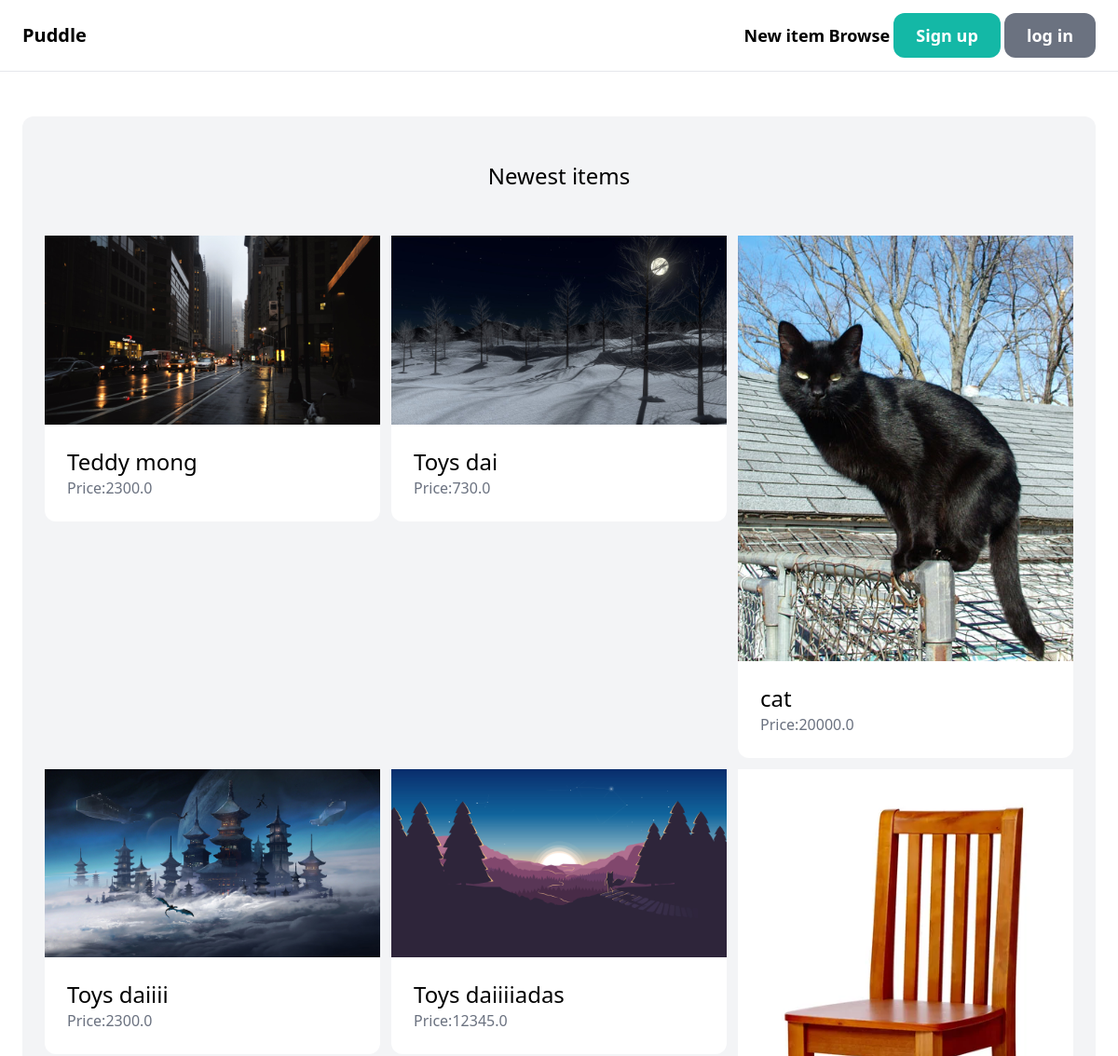
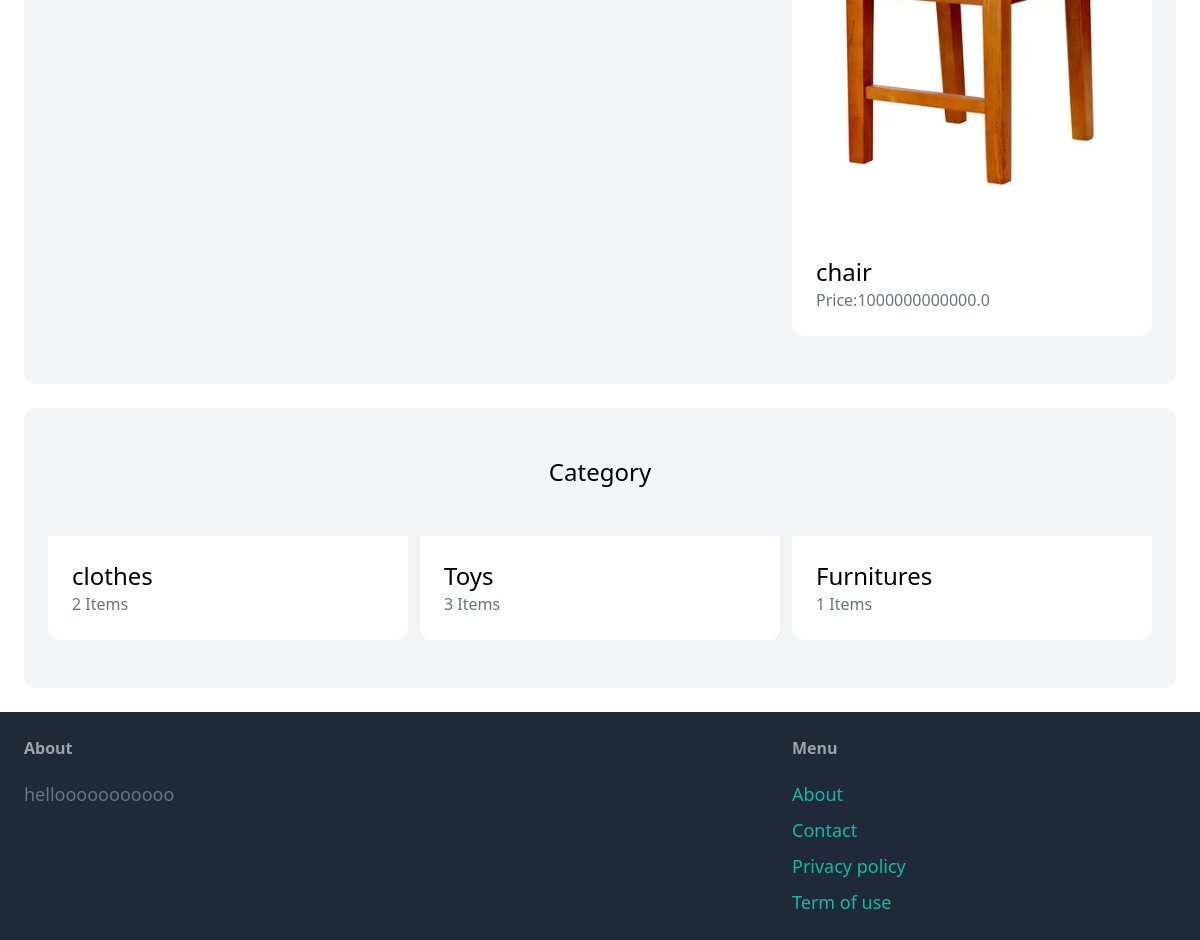
The app's page /, older data (2 pictures, top to bottom).
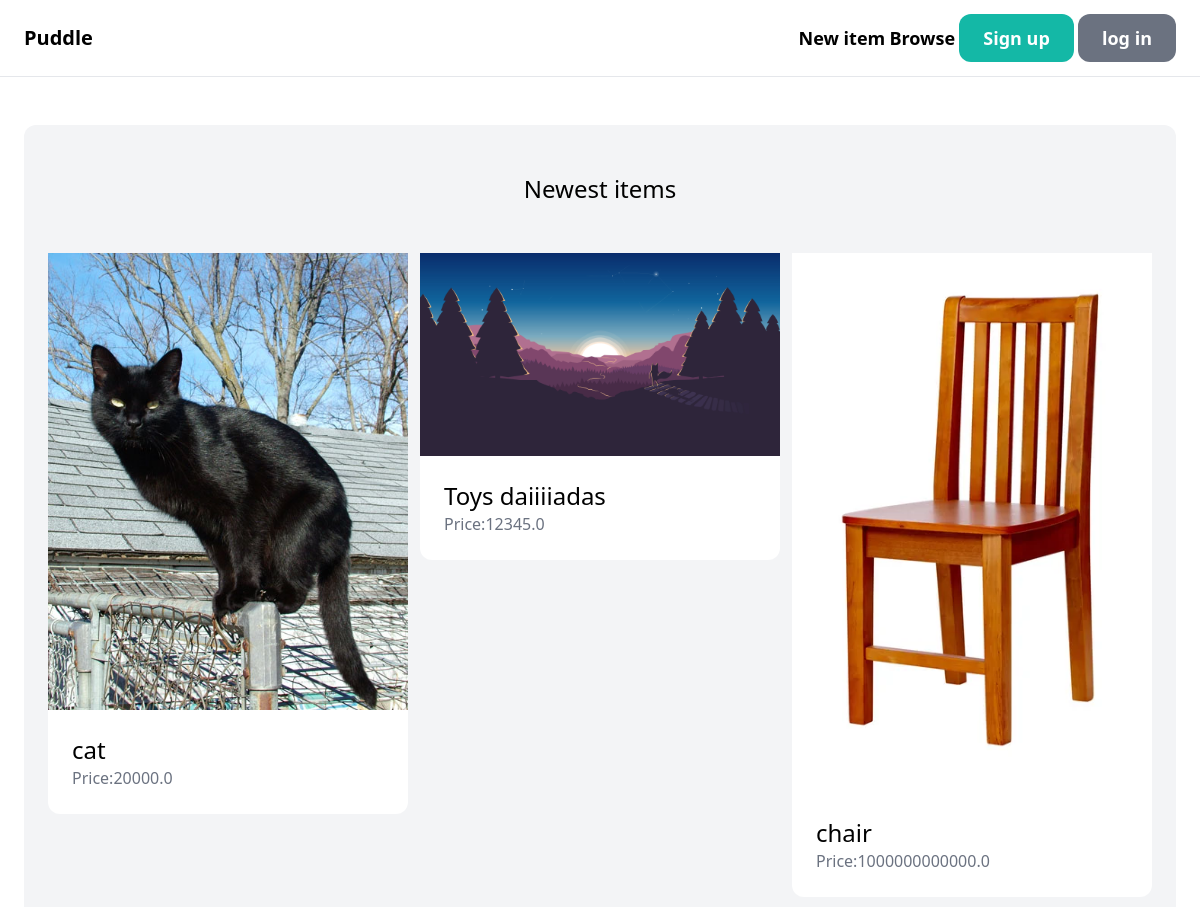
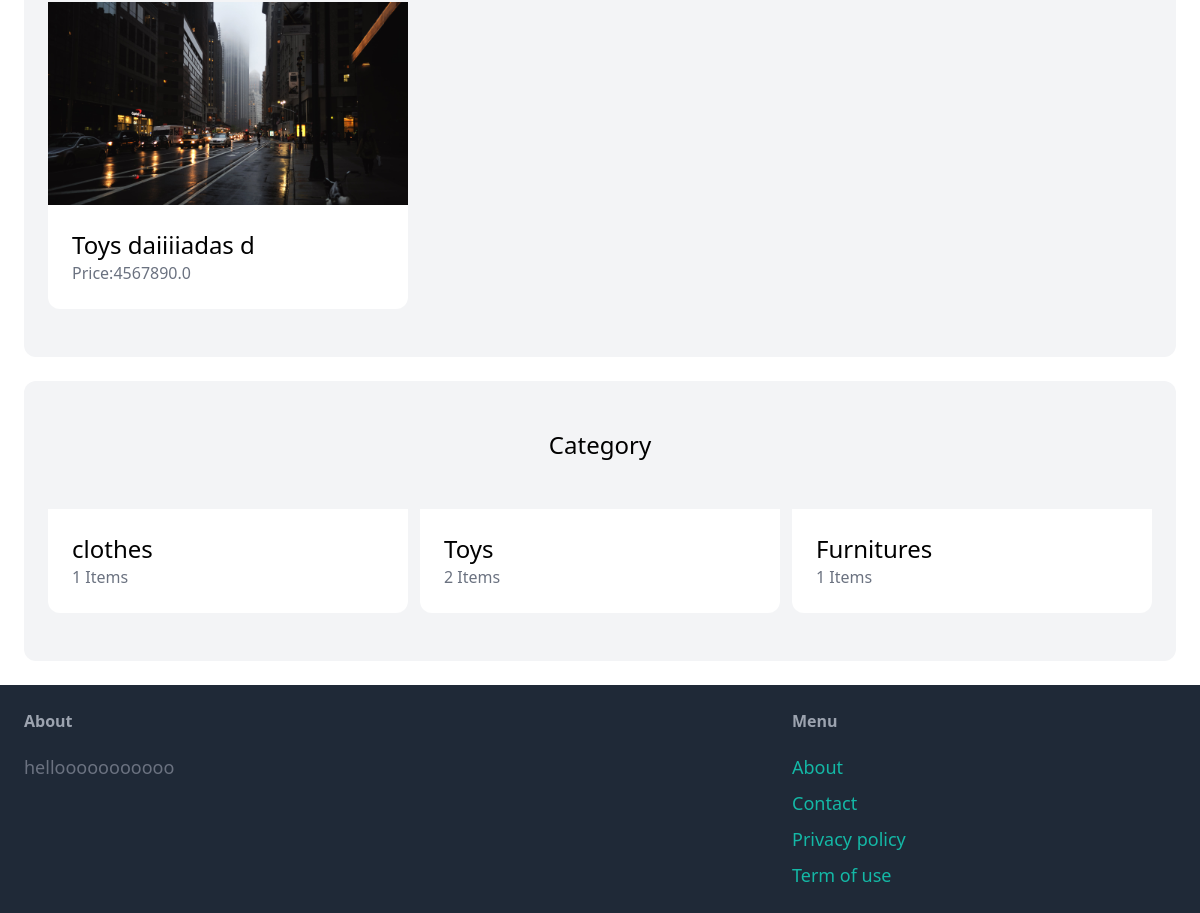
The same page, newer data (2 pictures, top to bottom).
### item/models.py (models this page shows, shortened)
class Item(models.Model):
    category = models.ForeignKey(Category, related_name ='items', on_delete=models.CASCADE)
    name = models.CharField(max_length=255)
    description = models.TextField(blank=True, null=True)
    price = models.FloatField()
    image = models.ImageField(upload_to='item_images', blank=True, null=True)
    is_sold = models.BooleanField(default=False)
    created_by = models.ForeignKey(User, related_name='items', on_delete=models.CASCADE)
    created_at = models.DateTimeField(auto_now_add=True)

class Category(models.Model):
    name= models.CharField(max_length=255)

### base/views.py (the view)
# urls.py: path('',views.index,name='index'),
def index(request):
    items = Item.objects.filter(is_sold=False)[0:6]
    categories = Category.objects.all()
    context= {'items': items, 'categories': categories}
    return render(request, 'base/index.html', context)

### base/templates/base/index.html (shortened to what this page needs)
{% extends 'main.html' %}
{% block content %}
<div class="py-6 px-6">
    <div class="mt-6 px-6 py-12 bg-gray-100 rounded-xl">
        <h2 class="mb-12 text-2xl text-center">Newest items</h2>
        <div class="grid grid-cols-3 gap-3">
            {% for item in items %}
                <div>
                    <a href="{% url 'detail' item.id %}">
                        <div>
                            <img src="{{item.image.url}}" class="rounded-t-tx">
                        </div>
                        <div class="p-6 bg-white rounded-b-xl">
                            <h2 class="text-2xl">{{ item.name }}</h2>
                            <p class="text-gray-500">Price:{{item.price}}</p>
                        </div>
                    </a>
                </div>
            {% endfor%}
        </div>
    </div>
    <div class="mt-6 px-6 py-12 bg-gray-100 rounded-xl">
        <h2 class="mb-12 text-2xl text-center">Category</h2>
        <div class="grid grid-cols-3 gap-3">
            {% for category in categories %}
                <div>
                    <a href="#">
                        <div class="p-6 bg-white rounded-b-xl">
                            <h2 class="text-2xl">{{ category.name }}</h2>
                            <p class="text-gray-500">{{ category.items.count }} Items</p>
                        </div>
                    </a>
                </div>
            {%endfor%}
        </div>
    </div>
</div>
{% endblock content %}

### templates/main.html (shortened to what this page needs)
<!DOCTYPE html>
<html lang="en">
<head>
    <script src="https://cdn.tailwindcss.com"></script>
</head>
<body>
    {% include 'navbar.html'%}
    {% block content %}
    {% endblock content %}
    {% include 'footer.html'%}
</body>
</html>

### templates/navbar.html
<nav class="py-6 px-6 flex justify-between items-center border-b boder-gray-200">
    <a href="/" class="text-xl font-semibold">Puddle</a>
    <div class="sapce-x-6">
        <a href="{% url 'item:new-item' %}" class="text-lg font-semibold hover:text-gray-500">New item</a>
        <a href="{% url 'item:items' %}" class="text-lg font-semibold hover:text-gray-500">Browse</a>
        {% if request.user.is_authenticated%}
            <a href="{% url 'conversation:inbox' %}" class="px-6 py-3 text-lg font-semibold bg-teal-500 text-white rounded-xl hover:bg-teal-700">inbox</a>
            <a href="{% url 'dashboard:index' %}" class="px-6 py-3 text-lg font-semibold bg-gray-500 text-white rounded-xl hover:bg-gray-700">Dashboard</a>
        {% else %}
            <a href="{% url 'signup' %}" class="px-6 py-3 text-lg font-semibold bg-teal-500 text-white rounded-xl hover:bg-teal-700">Sign up</a>
            <a href="{% url 'login' %}" class="px-6 py-3 text-lg font-semibold bg-gray-500 text-white rounded-xl hover:bg-gray-700">log in</a>
        {% endif %}
    </div>
</nav>

### templates/footer.html
<footer class="py-6 px-6 flex justify-between bg-gray-800">
    <div class="w-2/3 pr-10">
        <h3 class="mb-5 font-semibold text-gray-400">About</h3>
        <p class="text-lg text-gray-500">hellooooooooooo</p>
    </div>
    <div class="w-1/3">
        <h3 class="mb-5 font-semibold text-gray-400">Menu</h3>
        <ul class="space-y-2">
            <li><a href="#" class="text-lg text-teal-500 hover:text-teal-700">About</a></li>
            <li><a href="{% url 'contact' %}" class="text-lg text-teal-500 hover:text-teal-700">Contact</a></li>
            <li><a href="#" class="text-lg text-teal-500 hover:text-teal-700">Privacy policy</a></li>
            <li><a href="#" class="text-lg text-teal-500 hover:text-teal-700">Term of use</a></li>
        </ul>
    </div>
</footer>

Row changes from the older to the newer data that the page shows:
removed Item: image (picture), name "Teddy mong", price "2300.0"
removed Item: image (picture), name "Toys dai", price "730.0"
removed Item: image (picture), name "Toys daiiii", price "2300.0"
added Item: image (picture), name "Toys daiiiiadas d", price "4567890.0"
computed for Category "clothes": items.count "2" → "1"
computed for Category "Toys": items.count "3" → "2"
